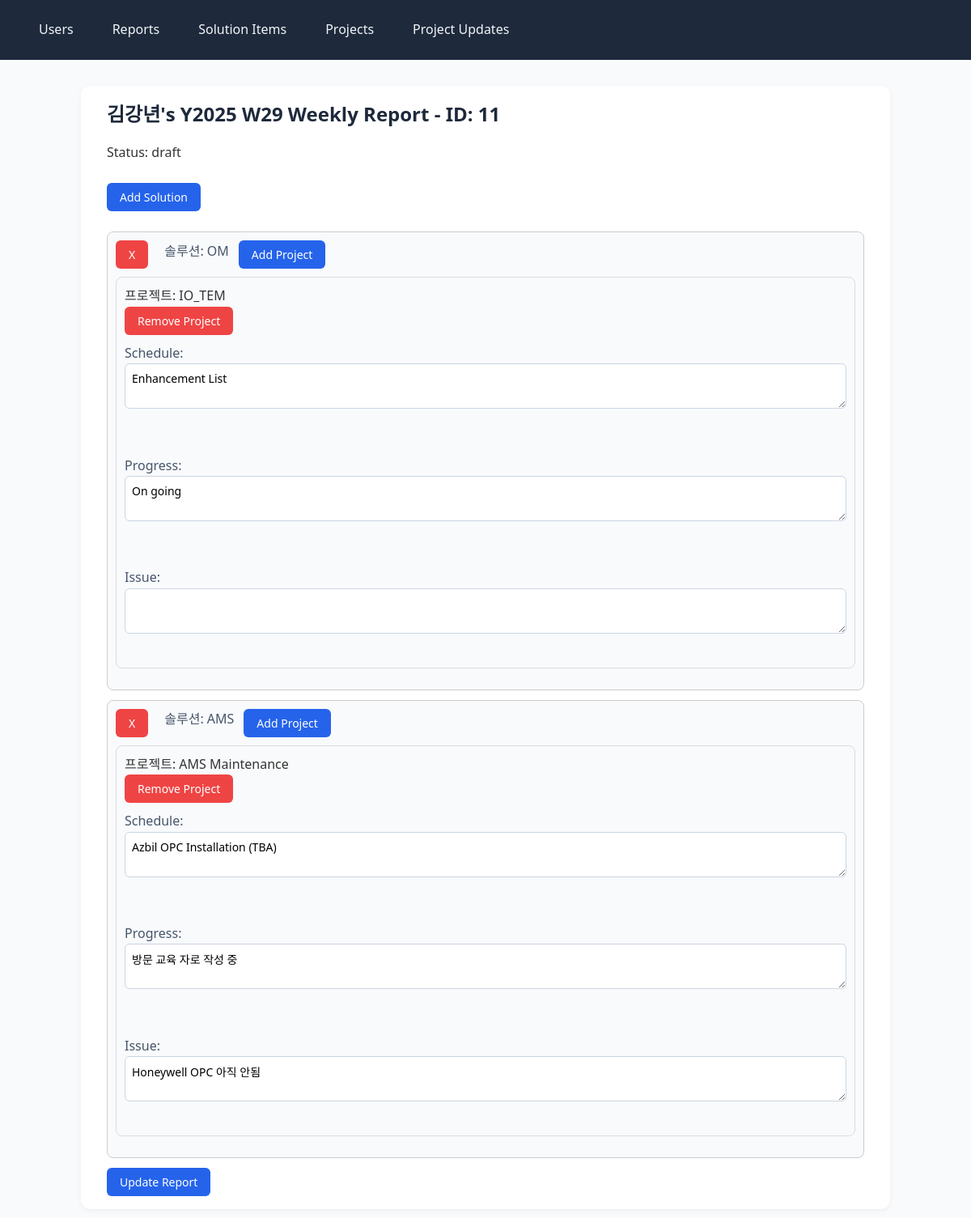
The app's page /reports/11/edit, older data.
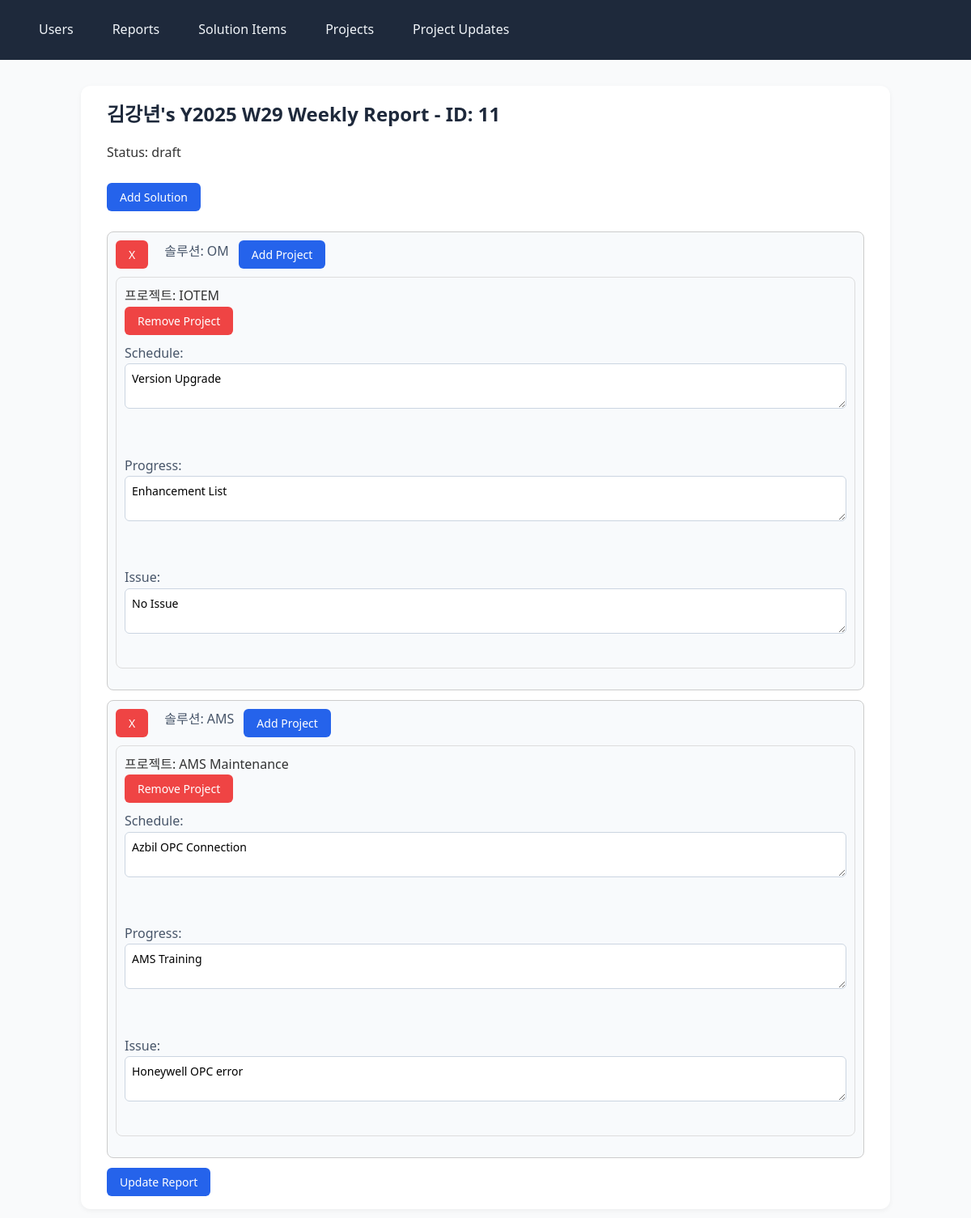
The same page, newer data.
### app/models.py (models this page shows)
class SolutionItem(db.Model):
    __tablename__ = 'solution_item'
    id = db.Column(db.Integer, primary_key=True)
    name = db.Column(db.String(50), nullable=False, unique=True)
    issue = db.Column(db.Text)
    reports = db.relationship(
        'Report',
        secondary=report_solution_items,
        back_populates='solution_items'
    )
    projects = db.relationship('Project', back_populates='solution_item')

class Project(db.Model):
    __tablename__ = 'project'
    id = db.Column(db.Integer, primary_key=True)
    solution_item_id = db.Column(db.Integer, db.ForeignKey('solution_item.id'), nullable=False)
    location = db.Column(db.String(100), nullable=False)
    company = db.Column(db.String(100), nullable=False)
    project_name = db.Column(db.String(100), nullable=False)
    code = db.Column(db.String(50), unique=True, nullable=True, index=True)
    created_at = db.Column(db.DateTime, default=datetime.utcnow)
    updated_at = db.Column(db.DateTime, default=datetime.utcnow, onupdate=datetime.utcnow)
    solution_item = db.relationship('SolutionItem', back_populates='projects')
    project_updates = db.relationship('ProjectUpdate', back_populates='project', cascade='all, delete-orphan')
    default_assignees = db.relationship(
        'User',
        secondary=project_assignees,
        back_populates='assigned_projects'
    )

class ProjectUpdate(db.Model):
    __tablename__ = 'project_update'
    id = db.Column(db.Integer, primary_key=True)
    report_id = db.Column(db.Integer, db.ForeignKey('report.id'), nullable=False)
    project_id = db.Column(db.Integer, db.ForeignKey('project.id'), nullable=False)
    schedule = db.Column(db.Text)
    progress = db.Column(db.Text)
    issue = db.Column(db.Text)
    created_at = db.Column(db.DateTime, default=datetime.utcnow)
    updated_at = db.Column(db.DateTime, default=datetime.utcnow, onupdate=datetime.utcnow)
    report = db.relationship('Report', back_populates='project_updates')
    project = db.relationship('Project', back_populates='project_updates')
    assignees = db.relationship(
        'User',
        secondary=project_update_assignees,
        back_populates='assigned_project_updates'
    )

### app/main.py (the view)
@app.route('/reports/<int:report_id>/edit', methods=['GET'])
def edit_report(report_id):
    report = Report.query.get_or_404(report_id)
    solution_items = [
        {"id": item.id, "name": item.name}
        for item in SolutionItem.query.order_by(SolutionItem.name).all()
    ]
    projects = Project.query.order_by(Project.project_name).all()
    projects_by_solution = {}
    for project in projects:
        sid = project.solution_item_id
        if sid not in projects_by_solution:
            projects_by_solution[sid] = []
        projects_by_solution[sid].append({
            "id": project.id,
            "project_name": project.project_name,
            "location": project.location,
            "company": project.company,
            "code": project.code
        })
    existing_updates = []
    for update in report.project_updates:
        project = update.project
        solution = project.solution_item
        existing_updates.append({
            "solution_id": solution.id,
            "solution_name": solution.name,
            "project_id": project.id,
            "project_name": project.project_name,
            "schedule": update.schedule or "",
            "progress": update.progress or "",
            "issue": update.issue or ""
        })
    return render_template(
        'edit_report.html',
        report=report,
        solution_items=solution_items,
        projects_by_solution=projects_by_solution,
        existing_updates=existing_updates
    )

### app/templates/edit_report.html (shortened to what this page needs)
{% extends 'base.html' %}
{% block content %}
<h2>{{ report.user.name }}'s Y{{ report.year }} W{{ report.week }} Weekly Report - ID: {{ report.id }}</h2>
Status: {{ report.status }}
<form method="POST">
  <button type="button" id="add-solution-btn">Add Solution</button><br><br>
  <div id="solution-container">
    {% for item in existing_updates %}
    <div class="solution-wrapper" style="margin-bottom: 12px; border: 1px solid #ccc; padding: 10px;">
      <div class="solution-row">
        <button type="button" class="remove-solution">X</button>
        <label class="solution-label">솔루션: {{ item.solution_name }}</label>
        <button type="button" class="add-project">Add Project</button>
      </div>
      <div class="project-wrapper" style="margin-top: 10px; border: 1px solid #ddd; padding: 10px;">
        <div>프로젝트: {{ item.project_name }}</div>
        <button type="button" class="remove-project">Remove Project</button>
        <div class="project-details" style="display: block; margin-top: 10px;">
          <label>Schedule:
            <textarea name="schedules[]" rows="2" class="form-control">{{ item.schedule }}</textarea>
          </label><br>
          <label>Progress:
            <textarea name="progresses[]" rows="2" class="form-control" required>{{ item.progress }}</textarea>
          </label><br>
          <label>Issue:
            <textarea name="issues[]" rows="2" class="form-control">{{ item.issue }}</textarea>
          </label>
        </div>
      </div>
    </div>
    {% endfor %}
  </div>
  <button type="submit">Update Report</button>
</form>
{% endblock %}

Row changes from the older to the newer data that the page shows:
changed ProjectUpdate: schedule "Azbil OPC Installation (TBA)" → "Azbil OPC Connection"; progress "방문 교육 자로 작성 중" → "AMS Training"; issue "Honeywell OPC 아직 안됨" → "Honeywell OPC error"
Text that changed along with them:
new list line: "X 솔루션: Add Project 프로젝트: Remove Project Schedule: Progress: Issue:"
new list line: "OM"
new list line: "IOTEM"
new list line: "Version Upgrade Enhancement List No Issue"
list line gone: "X 솔루션: Add Project 프로젝트: Remove Project Schedule: Progress: Issue: "
list line gone: "OM"
list line gone: "IO_TEM"
list line gone: "Enhancement List On going"
